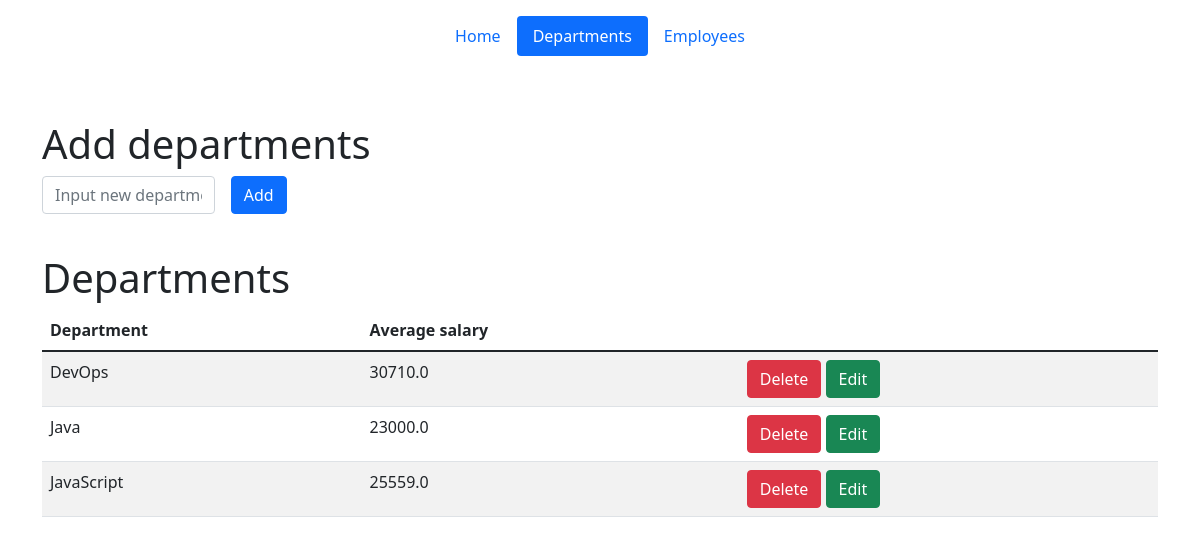
The page /departments on the database its author committed.
### models/departments.py (models this page shows, shortened)
class Departments(db.Model):
    __table_args__ = {'extend_existing': True}
    id = db.Column(db.Integer, primary_key=True)
    department = db.Column(db.String(50), nullable=False)

### api.py (the view)
@api.route('/departments', methods=['POST', 'GET'])
def departments_page():
    departments = Departments.query.all()
    employees = Employees.query.all()
    dnt_salary = avg_salaries(departments, employees)
    if request.method == 'POST':
        add_dnt()
        return redirect('/departments')
    return render_template('departments.html', departments=departments, dnt_salary=dnt_salary)

### service/__init__.py (called while the page is built)
def avg_salaries(departments, employees):
    dnt_salary = {}
    for dnt in departments:
        dnt_salary[dnt.department] = []
    for emp in employees:
        for dnt in departments:
            if emp.department == dnt.department:
                dnt_salary[dnt.department].append(emp.salary)
    for dnt_name in dnt_salary:
        avg_salary = None
        if dnt_salary[dnt_name]:
            avg_salary = 0
            for salary in dnt_salary[dnt_name]:
                avg_salary += salary
            avg_salary /= len(dnt_salary[dnt_name])
            dnt_salary[dnt_name] = round(avg_salary, 3)
        else:
            avg_salary = 'No employees'
            dnt_salary[dnt_name] = avg_salary
    return dnt_salary

### templates/departments.html (shortened to what this page needs)
{% extends 'base.html' %}
{% block body %}
<div class="container">
        <header class="d-flex justify-content-center py-3">
          <ul class="nav nav-pills">
            <li class="nav-item"><a href="/" class="nav-link"  aria-current="page">Home</a></li>
            <li class="nav-item"><a href="/departments" class="nav-link active">Departments</a></li>
            <li class="nav-item"><a href="/employees" class="nav-link">Employees</a></li>
          </ul>
        </header>
      </div>
    <div class="container mt-5">
        <h1>Add departments</h1>
        <form method="post" class="row g-3 needs-validation">
            <div class="col-md-2">
                <input type="text" name="department" id="department" class="form-control" placeholder="Input new department">
            </div>
            <div class="col-md-2">
                <button class="btn btn-primary" type="submit">Add</button>
            </div>
            <div>
                <br>
            </div>
        </form>
        <h1>Departments</h1>
        <table id="data" class="table table-striped">
            <thead>
              <tr>
                <th>Department</th>
                  <th>Average salary</th>
                  <th></th>
              </tr>
            </thead>
            <tbody>
              {% for dnt in departments %}
                <tr>
                        {% if dnt.id == id %}
                     <form method="post" class="row g-3 needs-validation" novalidate>
                            <td>
                                <input type="text" name="department" class="form-control" value="{{ dnt.department }}">
                            </td>
                            <td>{% for dnt_name in dnt_salary %}
                              {% if dnt.department == dnt_name %}
                                {{ dnt_salary[dnt_name] }}
                              {% endif %}
                              {% endfor %}
                          </td>
                            <td>
                                <a href="/departments" class="btn btn-danger">Cancel</a>
                                <button class="btn btn-success" type="submit">Change</button>
                            </td>
                     </form>
                        {% else %}
                    <td>
                      {{ dnt.department }}
                    </td>
                  <td>{% for dnt_name in dnt_salary %}
                      {% if dnt.department == dnt_name %}
                        {{ dnt_salary[dnt_name] }}
                      {% endif %}
                      {% endfor %}
                  </td>
                     <td>
                         <a href="/departments/{{ dnt.id }}/del" class="btn btn-danger">Delete</a>
                        <a href="/departments/{{ dnt.id }}/edit" class="btn btn-success">Edit</a>
                    </td>
                    {% endif %}
                </tr>
              {% endfor %}
            </tbody>
  </table>
    </div>
{% endblock %}

### rows shown on the page
Departments: department "DevOps", department "30710.0"
Departments: department "Java", department "23000.0"
Departments: department "JavaScript", department "25559.0"
